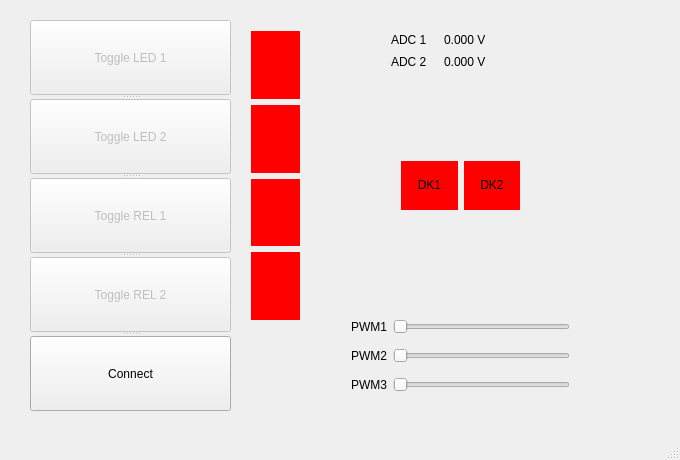
<?xml version="1.0" encoding="UTF-8"?>
<ui version="4.0">
 <class>MainWindow</class>
 <widget class="QMainWindow" name="MainWindow">
  <property name="windowModality">
   <enum>Qt::NonModal</enum>
  </property>
  <property name="enabled">
   <bool>true</bool>
  </property>
  <property name="geometry">
   <rect>
    <x>0</x>
    <y>0</y>
    <width>680</width>
    <height>460</height>
   </rect>
  </property>
  <property name="sizePolicy">
   <sizepolicy hsizetype="Fixed" vsizetype="Fixed">
    <horstretch>0</horstretch>
    <verstretch>0</verstretch>
   </sizepolicy>
  </property>
  <property name="minimumSize">
   <size>
    <width>680</width>
    <height>460</height>
   </size>
  </property>
  <property name="maximumSize">
   <size>
    <width>680</width>
    <height>460</height>
   </size>
  </property>
  <property name="windowTitle">
   <string>MainWindow</string>
  </property>
  <widget class="QWidget" name="centralWidget">
   <widget class="QSplitter" name="splitter">
    <property name="geometry">
     <rect>
      <x>30</x>
      <y>20</y>
      <width>201</width>
      <height>391</height>
     </rect>
    </property>
    <property name="orientation">
     <enum>Qt::Vertical</enum>
    </property>
    <widget class="QPushButton" name="B_LED1">
     <property name="enabled">
      <bool>false</bool>
     </property>
     <property name="text">
      <string>Toggle LED 1</string>
     </property>
    </widget>
    <widget class="QPushButton" name="B_LED2">
     <property name="enabled">
      <bool>false</bool>
     </property>
     <property name="text">
      <string>Toggle LED 2</string>
     </property>
    </widget>
    <widget class="QPushButton" name="B_REL1">
     <property name="enabled">
      <bool>false</bool>
     </property>
     <property name="text">
      <string>Toggle REL 1</string>
     </property>
    </widget>
    <widget class="QPushButton" name="B_REL2">
     <property name="enabled">
      <bool>false</bool>
     </property>
     <property name="text">
      <string>Toggle REL 2</string>
     </property>
    </widget>
    <widget class="QPushButton" name="B_Connect">
     <property name="enabled">
      <bool>true</bool>
     </property>
     <property name="text">
      <string>Connect</string>
     </property>
    </widget>
   </widget>
   <widget class="QWidget" name="layoutWidget">
    <property name="geometry">
     <rect>
      <x>340</x>
      <y>300</y>
      <width>241</width>
      <height>111</height>
     </rect>
    </property>
    <layout class="QVBoxLayout" name="verticalLayout">
     <item>
      <layout class="QHBoxLayout" name="horizontalLayout_3">
       <item>
        <widget class="QLabel" name="label">
         <property name="text">
          <string>PWM1</string>
         </property>
        </widget>
       </item>
       <item>
        <widget class="QSlider" name="S_PWM1">
         <property name="enabled">
          <bool>false</bool>
         </property>
         <property name="maximum">
          <number>255</number>
         </property>
         <property name="singleStep">
          <number>1</number>
         </property>
         <property name="pageStep">
          <number>1</number>
         </property>
         <property name="orientation">
          <enum>Qt::Horizontal</enum>
         </property>
        </widget>
       </item>
      </layout>
     </item>
     <item>
      <layout class="QHBoxLayout" name="horizontalLayout_2">
       <item>
        <widget class="QLabel" name="label_2">
         <property name="text">
          <string>PWM2</string>
         </property>
        </widget>
       </item>
       <item>
        <widget class="QSlider" name="S_PWM2">
         <property name="enabled">
          <bool>false</bool>
         </property>
         <property name="maximum">
          <number>255</number>
         </property>
         <property name="pageStep">
          <number>1</number>
         </property>
         <property name="orientation">
          <enum>Qt::Horizontal</enum>
         </property>
        </widget>
       </item>
      </layout>
     </item>
     <item>
      <layout class="QHBoxLayout" name="horizontalLayout">
       <item>
        <widget class="QLabel" name="label_3">
         <property name="text">
          <string>PWM3</string>
         </property>
        </widget>
       </item>
       <item>
        <widget class="QSlider" name="S_PWM3">
         <property name="enabled">
          <bool>false</bool>
         </property>
         <property name="maximum">
          <number>255</number>
         </property>
         <property name="pageStep">
          <number>1</number>
         </property>
         <property name="orientation">
          <enum>Qt::Horizontal</enum>
         </property>
        </widget>
       </item>
      </layout>
     </item>
    </layout>
   </widget>
   <widget class="QWidget" name="layoutWidget1">
    <property name="geometry">
     <rect>
      <x>240</x>
      <y>20</y>
      <width>71</width>
      <height>311</height>
     </rect>
    </property>
    <layout class="QVBoxLayout" name="verticalLayout_2">
     <item>
      <widget class="QLabel" name="L_LED1">
       <property name="styleSheet">
        <string notr="true">background-color: rgb(255, 0, 0);</string>
       </property>
       <property name="text">
        <string/>
       </property>
      </widget>
     </item>
     <item>
      <widget class="QLabel" name="L_LED2">
       <property name="styleSheet">
        <string notr="true">background-color: rgb(255, 0, 0);</string>
       </property>
       <property name="text">
        <string/>
       </property>
      </widget>
     </item>
     <item>
      <widget class="QLabel" name="L_REL1">
       <property name="styleSheet">
        <string notr="true">background-color: rgb(255, 0, 0);</string>
       </property>
       <property name="text">
        <string/>
       </property>
      </widget>
     </item>
     <item>
      <widget class="QLabel" name="L_REL2">
       <property name="styleSheet">
        <string notr="true">background-color: rgb(255, 0, 0);</string>
       </property>
       <property name="text">
        <string/>
       </property>
      </widget>
     </item>
    </layout>
   </widget>
   <widget class="QWidget" name="layoutWidget2">
    <property name="geometry">
     <rect>
      <x>390</x>
      <y>150</y>
      <width>141</width>
      <height>71</height>
     </rect>
    </property>
    <layout class="QHBoxLayout" name="horizontalLayout_4">
     <item>
      <widget class="QLabel" name="L_DK1">
       <property name="styleSheet">
        <string notr="true">background-color: rgb(255, 0, 0);</string>
       </property>
       <property name="text">
        <string>&lt;html&gt;&lt;head/&gt;&lt;body&gt;&lt;p align=&quot;center&quot;&gt;DK1&lt;/p&gt;&lt;/body&gt;&lt;/html&gt;</string>
       </property>
      </widget>
     </item>
     <item>
      <widget class="QLabel" name="L_DK2">
       <property name="styleSheet">
        <string notr="true">background-color: rgb(255, 0, 0);</string>
       </property>
       <property name="text">
        <string>&lt;html&gt;&lt;head/&gt;&lt;body&gt;&lt;p align=&quot;center&quot;&gt;DK2&lt;/p&gt;&lt;/body&gt;&lt;/html&gt;</string>
       </property>
      </widget>
     </item>
    </layout>
   </widget>
   <widget class="QWidget" name="">
    <property name="geometry">
     <rect>
      <x>380</x>
      <y>20</y>
      <width>121</width>
      <height>61</height>
     </rect>
    </property>
    <layout class="QVBoxLayout" name="verticalLayout_3">
     <item>
      <layout class="QHBoxLayout" name="horizontalLayout_5">
       <item>
        <widget class="QLabel" name="label_4">
         <property name="text">
          <string>ADC 1</string>
         </property>
        </widget>
       </item>
       <item>
        <widget class="QLabel" name="L_ADC1">
         <property name="text">
          <string>0.000 V</string>
         </property>
        </widget>
       </item>
      </layout>
     </item>
     <item>
      <layout class="QHBoxLayout" name="horizontalLayout_6">
       <item>
        <widget class="QLabel" name="label_5">
         <property name="text">
          <string>ADC 2</string>
         </property>
        </widget>
       </item>
       <item>
        <widget class="QLabel" name="L_ADC2">
         <property name="text">
          <string>0.000 V</string>
         </property>
        </widget>
       </item>
      </layout>
     </item>
    </layout>
   </widget>
  </widget>
  <widget class="QStatusBar" name="statusBar"/>
 </widget>
 <layoutdefault spacing="6" margin="11"/>
 <resources/>
 <connections/>
</ui>
